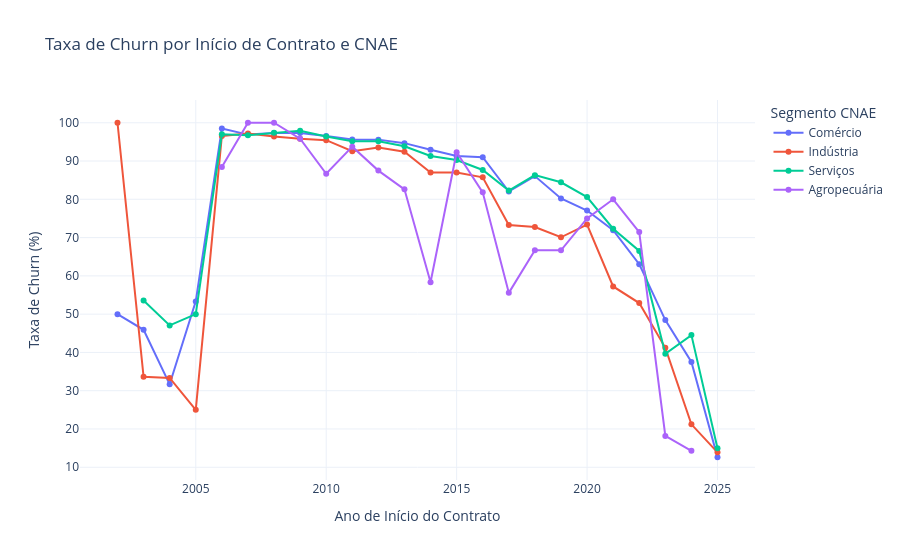

Notebook cell for this chart:
### Code cell
from pyspark.sql import functions as F
import pandas as pd
import plotly.express as px

def calcular_taxa_churn_anual_por_cnae(df, coluna_primeiro_boleto="data_primeiro_boleto", coluna_ultimo_boleto="data_ultimo_boleto", coluna_cnae="primeira_hierarquia"):
    """
    Calcula a taxa de churn anual com base no ano de início do contrato e segmentada por CNAE.

    Parâmetros:
    df (DataFrame): DataFrame do Pandas contendo as colunas 'data_primeiro_boleto', 'data_ultimo_boleto' e 'primeira_hierarquia'.

    Retorno:
    None (exibe o gráfico interativo com Plotly)
    """

    # Converter para datetime
    df[coluna_primeiro_boleto] = pd.to_datetime(df[coluna_primeiro_boleto])

    # Criar a coluna do ano de início do contrato
    df["ano_inicio"] = df[coluna_primeiro_boleto].dt.year

    # Contar o total de clientes por ano de início e por segmento CNAE
    df_churn_anual = df.groupby(["ano_inicio", coluna_cnae]).agg(
        total_clientes=("ano_inicio", "count"),
        contratos_cancelados=(coluna_ultimo_boleto, lambda x: x.notnull().sum())  # Contar contratos com data de último boleto preenchida
    ).reset_index()

    # Calcular a taxa de churn por CNAE
    df_churn_anual["taxa_churn"] = (df_churn_anual["contratos_cancelados"] / df_churn_anual["total_clientes"]) * 100

    # Criar gráfico interativo com Plotly Express
    fig = px.line(
        df_churn_anual,
        x="ano_inicio",
        y="taxa_churn",
        color=coluna_cnae,
        markers=True,
        title="Taxa de Churn por Início de Contrato e CNAE",
        labels={"ano_inicio": "Ano de Início do Contrato", "taxa_churn": "Taxa de Churn (%)", coluna_cnae: "Segmento CNAE"},
        template="plotly_white"
    )

    # Exibir o gráfico
    fig.show()

# Chamando a função com o DataFrame Pandas
calcular_taxa_churn_anual_por_cnae(tabela_cnae)

### Figure 1 — Plotly figure (JSON) as saved in the notebook; plotly's stock layout.template omitted (floating-point values rounded to 4 significant figures)
{"data": [{"hovertemplate": "Segmento CNAE=Comércio<br>Ano de Início do Contrato=%{x}<br>Taxa de Churn (%)=%{y}<extra></extra>", "legendgroup": "Comércio", "line": {"color": "#636efa", "dash": "solid"}, "marker": {"symbol": "circle"}, "mode": "lines+markers", "name": "Comércio", "orientation": "v", "showlegend": true, "type": "scatter", "x": [2002, 2003, 2004, 2005, 2006, 2007, 2008, 2009, 2010, 2011, 2012, 2013, 2014, 2015, 2016, 2017, 2018, 2019, 2020, 2021, 2022, 2023, 2024, 2025], "xaxis": "x", "y": [50.0, 45.91, 31.67, 53.33, 98.49, 96.9, 97.32, 97.3, 96.57, 95.64, 95.59, 94.67, 92.96, 91.34, 90.99, 82.03, 86.06, 80.22, 77.06, 71.92, 63.05, 48.44, 37.51, 12.61], "yaxis": "y"}, {"hovertemplate": "Segmento CNAE=Indústria<br>Ano de Início do Contrato=%{x}<br>Taxa de Churn (%)=%{y}<extra></extra>", "legendgroup": "Indústria", "line": {"color": "#EF553B", "dash": "solid"}, "marker": {"symbol": "circle"}, "mode": "lines+markers", "name": "Indústria", "orientation": "v", "showlegend": true, "type": "scatter", "x": [2002, 2003, 2004, 2005, 2006, 2007, 2008, 2009, 2010, 2011, 2012, 2013, 2014, 2015, 2016, 2017, 2018, 2019, 2020, 2021, 2022, 2023, 2024, 2025], "xaxis": "x", "y": [100.0, 33.64, 33.33, 25.0, 96.56, 97.2, 96.42, 95.82, 95.44, 92.55, 93.53, 92.42, 87.0, 86.99, 85.75, 73.3, 72.78, 70.08, 73.41, 57.23, 52.89, 41.19, 21.21, 13.89], "yaxis": "y"}, {"hovertemplate": "Segmento CNAE=Serviços<br>Ano de Início do Contrato=%{x}<br>Taxa de Churn (%)=%{y}<extra></extra>", "legendgroup": "Serviços", "line": {"color": "#00cc96", "dash": "solid"}, "marker": {"symbol": "circle"}, "mode": "lines+markers", "name": "Serviços", "orientation": "v", "showlegend": true, "type": "scatter", "x": [2003, 2004, 2005, 2006, 2007, 2008, 2009, 2010, 2011, 2012, 2013, 2014, 2015, 2016, 2017, 2018, 2019, 2020, 2021, 2022, 2023, 2024, 2025], "xaxis": "x", "y": [53.57, 47.06, 50.0, 97.0, 96.73, 97.38, 97.88, 96.41, 95.2, 95.19, 93.85, 91.3, 90.27, 87.67, 82.29, 86.31, 84.45, 80.6, 72.32, 66.52, 39.63, 44.52, 14.94], "yaxis": "y"}, {"hovertemplate": "Segmento CNAE=Agropecuária<br>Ano de Início do Contrato=%{x}<br>Taxa de Churn (%)=%{y}<extra></extra>", "legendgroup": "Agropecuária", "line": {"color": "#ab63fa", "dash": "solid"}, "marker": {"symbol": "circle"}, "mode": "lines+markers", "name": "Agropecuária", "orientation": "v", "showlegend": true, "type": "scatter", "x": [2006, 2007, 2008, 2009, 2010, 2011, 2012, 2013, 2014, 2015, 2016, 2017, 2018, 2019, 2020, 2021, 2022, 2023, 2024], "xaxis": "x", "y": [88.46, 100.0, 100.0, 95.83, 86.67, 93.75, 87.5, 82.61, 58.33, 92.31, 81.82, 55.56, 66.67, 66.67, 75.0, 80.0, 71.43, 18.18, 14.29], "yaxis": "y"}], "layout": {"legend": {"title": {"text": "Segmento CNAE"}, "tracegroupgap": 0}, "title": {"text": "Taxa de Churn por Início de Contrato e CNAE"}, "xaxis": {"anchor": "y", "domain": [0, 1], "title": {"text": "Ano de Início do Contrato"}}, "yaxis": {"anchor": "x", "domain": [0, 1], "title": {"text": "Taxa de Churn (%)"}}}}
